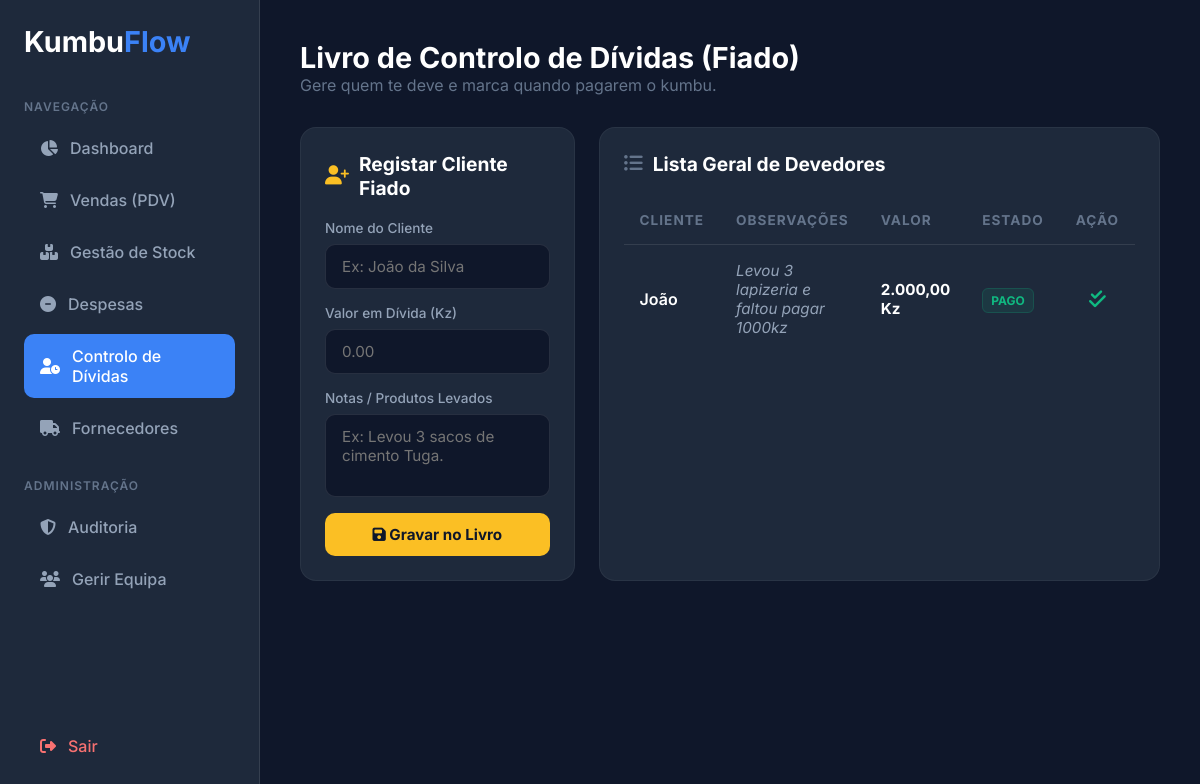
/dividas (signed in), run on the app's committed database.
### tables this page shows
CREATE TABLE dividas (
        id INTEGER PRIMARY KEY AUTOINCREMENT,
        usuario_id INTEGER,
        cliente TEXT NOT NULL,
        valor REAL NOT NULL,
        descricao TEXT,
        status TEXT DEFAULT 'Pendente',
        data TIMESTAMP DEFAULT CURRENT_TIMESTAMP,
        FOREIGN KEY(usuario_id) REFERENCES usuarios(id)
    );

### sistema.py (the view, shortened to what this page needs)
@app.route('/dividas', methods=['GET', 'POST'])
def dividas():
    usuario_logado = session.get('usuario_id')
    conn = sqlite3.connect('kumbuflow.db')
    conn.row_factory = sqlite3.Row
    cur = conn.cursor()
    cur.execute("SELECT * FROM dividas WHERE usuario_id = ? ORDER BY status DESC, id DESC", (usuario_logado,))
    lista_dividas = cur.fetchall()
    conn.close()
    return render_template('dividas.html', dividas=lista_dividas)

### sistema.py (called while the page is built)
@app.before_request
def verificar_acesso():
    if request.endpoint not in ['login', 'static', 'debug_usuarios'] and 'usuario_id' not in session:
        return redirect(url_for('login'))

@app.template_filter('moeda')
def formato_moeda(valor):
    try:
        if valor is None:
            valor = 0.0
        valores_americanos = f"{float(valor):,.2f}"
        valores_angolanos = valores_americanos.replace(",", "X").replace(".", ",").replace("X", ".")
        return f"{valores_angolanos} Kz"
    except (ValueError, TypeError):
        return "0,00 Kz"

### templates/dividas.html (shortened to what this page needs)
<!DOCTYPE html>
<html lang="pt">
<head>
    <link rel="stylesheet" href="https://cdnjs.cloudflare.com/ajax/libs/font-awesome/6.6.0/css/all.min.css">
</head>
<body>
    <div class="sidebar">
        <div class="logo">Kumbu<span>Flow</span></div>
        <div class="menu-label">Navegação</div>
        <a href="/dashboard"><i class="fas fa-chart-pie"></i> Dashboard</a>
        <a href="/vendas"><i class="fas fa-shopping-cart"></i> Vendas (PDV)</a>
        <a href="/gestao_stock"><i class="fas fa-boxes"></i> Gestão de Stock</a>
        <a href="/despesas"><i class="fas fa-minus-circle"></i> Despesas</a>
        <a href="/dividas" class="active"><i class="fas fa-user-clock"></i> Controlo de Dívidas</a>
        <a href="/fornecedores"><i class="fas fa-truck"></i> Fornecedores</a>
        {% if session.get('cargo') == 'admin' %}
        <div class="menu-label" style="margin-top: 20px;">Administração</div>
        <a href="/auditoria"><i class="fas fa-shield-alt"></i> Auditoria</a>
        <a href="/admin"><i class="fas fa-users"></i> Gerir Equipa</a>
        {% endif %}
        <a href="/logout" class="logout"><i class="fas fa-sign-out-alt"></i> Sair</a>
    </div>
    <div class="main-content">
        <div class="header">
            <h2>Livro de Controlo de Dívidas (Fiado)</h2>
            <p style="color: #64748b;">Gere quem te deve e marca quando pagarem o kumbu.</p>
        </div>
        <div class="sections-grid">
            <div class="box h-fit">
                <h4><i class="fas fa-user-plus" style="color: #fbbf24;"></i> Registar Cliente Fiado</h4>
                <form action="/dividas" method="POST" class="form-vertical">
                    <div class="input-group">
                        <label>Nome do Cliente</label>
                        <input type="text" name="cliente" required placeholder="Ex: João da Silva">
                    </div>
                    <div class="input-group">
                        <label>Valor em Dívida (Kz)</label>
                        <input type="number" step="0.01" name="valor" required placeholder="0.00">
                    </div>
                    <div class="input-group">
                        <label>Notas / Produtos Levados</label>
                        <textarea name="descricao" rows="3" placeholder="Ex: Levou 3 sacos de cimento Tuga."></textarea>
                    </div>
                    <button type="submit" class="btn-submit">
                        <i class="fas fa-save"></i> Gravar no Livro
                    </button>
                </form>
            </div>
            <div class="box">
                <h4><i class="fas fa-list-ul" style="color: #64748b;"></i> Lista Geral de Devedores</h4>
                <table>
                    <thead>
                        <tr>
                            <th>Cliente</th>
                            <th>Observações</th>
                            <th>Valor</th>
                            <th>Estado</th>
                            <th style="text-align: center;">Ação</th>
                        </tr>
                    </thead>
                    <tbody>
                        {% for divida in dividas %}
                        <tr>
                            <td class="client-name">{{ divida.cliente }}</td>
                            <td style="color: #94a3b8; font-style: italic;">{{ divida.descricao if divida.descricao else 'N/A' }}</td>
                            <td class="money-bold">{{ divida.valor | moeda }}</td>
                            <td>
                                <span class="status-badge status-{{ divida.status | lower }}">
                                    {{ divida.status }}
                                </span>
                            </td>
                            <td style="text-align: center;">
                                {% if divida.status == 'Pendente' %}
                                <form action="/dividas" method="POST" style="display: inline;">
                                    <input type="hidden" name="acao" value="pagar">
                                    <input type="hidden" name="divida_id" value="{{ divida.id }}">
                                    <button type="submit" class="btn-action">
                                        <i class="fas fa-check"></i> Recebi
                                    </button>
                                </form>
                                {% else %}
                                <span style="color: #10b981; font-size: 1.2rem;"><i class="fas fa-check-double"></i></span>
                                {% endif %}
                            </td>
                        </tr>
                        {% else %}
                        <tr>
                            <td colspan="5" style="text-align: center; color: #64748b; padding: 30px;">
                                <i class="fas fa-smile" style="margin-right: 8px;"></i> Ninguém deve nada. O livro está limpo!
                            </td>
                        </tr>
                        {% endfor %}
                    </tbody>
                </table>
            </div>
        </div>
    </div>
</body>
</html>

### templates/dividas.html (style rules this page uses)
* { margin: 0; padding: 0; box-sizing: border-box; font-family: 'Inter', sans-serif; }
body { background: #0f172a; color: #f8fafc; display: flex; min-height: 100vh; }
.sidebar { width: 260px; background: #1e293b; border-right: 1px solid rgba(255,255,255,0.1); display: flex; flex-direction: column; padding: 24px; }
.sidebar .logo { font-size: 1.8rem; font-weight: 700; margin-bottom: 40px; color: white; }
.sidebar .logo span { color: #3b82f6; }
.menu-label { font-size: 0.75rem; text-transform: uppercase; color: #64748b; letter-spacing: 1px; margin-bottom: 12px; font-weight: 600; }
.sidebar a { display: flex; align-items: center; gap: 12px; color: #94a3b8; text-decoration: none; padding: 12px 16px; border-radius: 10px; margin-bottom: 8px; font-weight: 500; transition: all 0.3s; }
.sidebar a.active { background: #3b82f6; color: white; }
.sidebar a.logout { margin-top: auto; color: #f87171; }
.main-content { flex: 1; padding: 40px; overflow-y: auto; }
.header { margin-bottom: 32px; }
.header h2 { font-size: 1.8rem; font-weight: 700; color: white; }
.sections-grid { display: grid; grid-template-columns: 1fr 2fr; gap: 24px; }
.box { background: #1e293b; padding: 24px; border-radius: 16px; border: 1px solid rgba(255,255,255,0.05); h-fit; }
.box h4 { font-size: 1.2rem; margin-bottom: 20px; color: white; display: flex; align-items: center; gap: 10px; }
.form-vertical { display: flex; flex-direction: column; gap: 16px; }
.input-group { display: flex; flex-direction: column; gap: 8px; }
.input-group label { font-size: 0.85rem; color: #94a3b8; font-weight: 500; }
input, textarea { background: #0f172a; border: 1px solid rgba(255,255,255,0.1); color: white; padding: 12px 16px; border-radius: 10px; font-size: 0.95rem; outline: none; transition: 0.3s; width: 100%; }
textarea { resize: none; }
.btn-submit { background: #fbbf24; color: #0f172a; border: none; padding: 12px 24px; border-radius: 10px; font-weight: 700; cursor: pointer; transition: 0.3s; font-size: 0.95rem; }
table { width: 100%; border-collapse: collapse; text-align: left; }
th, td { padding: 16px; border-bottom: 1px solid rgba(255,255,255,0.05); }
th { color: #64748b; font-size: 0.85rem; text-transform: uppercase; letter-spacing: 1px; }
td { color: #e2e8f0; font-size: 0.95rem; }
tr:last-child td { border-bottom: none; }
.status-badge { padding: 4px 8px; border-radius: 6px; font-size: 0.75rem; font-weight: 700; text-transform: uppercase; }
.status-pago { background: rgba(16, 185, 129, 0.1); color: #10b981; border: 1px solid rgba(16, 185, 129, 0.2); }
.client-name { color: white; font-weight: 600; font-size: 1rem; }
.money-bold { font-weight: 700; color: white; }

### data on the page
dividas: cliente "João", descricao "Levou 3 lapizeria e faltou pagar 1000kz", valor|moeda "2.000,00 Kz", status "PAGO"
